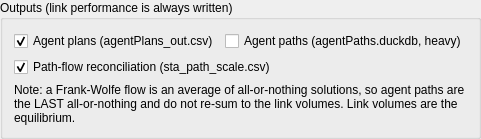
           <widget class="QGroupBox" name="groupBox_StaOutputs">
            <property name="title">
             <string>Outputs (link performance is always written)</string>
            </property>
            <layout class="QGridLayout" name="gridLayout_staout">
             <item row="0" column="0" rowspan="1" colspan="1">
              <widget class="QCheckBox" name="checkBox_StaAgentPlans">
               <property name="text">
                <string>Agent plans (agentPlans_out.csv)</string>
               </property>
               <property name="checked">
                <bool>true</bool>
               </property>
              </widget>
             </item>
             <item row="0" column="1" rowspan="1" colspan="1">
              <widget class="QCheckBox" name="checkBox_StaAgentPaths">
               <property name="text">
                <string>Agent paths (agentPaths.duckdb, heavy)</string>
               </property>
              </widget>
             </item>
             <item row="1" column="0" rowspan="1" colspan="2">
              <widget class="QCheckBox" name="checkBox_StaPathScale">
               <property name="text">
                <string>Path-flow reconciliation (sta_path_scale.csv)</string>
               </property>
               <property name="checked">
                <bool>true</bool>
               </property>
               <property name="toolTip">
                <string>Per-link factor between the equilibrium volume and the volume implied by the written agent paths. Multiply a path-derived result (select-link, subarea, trace) by it to put it on the same footing as the reported volume.</string>
               </property>
              </widget>
             </item>
             <item row="2" column="0" rowspan="1" colspan="2">
              <widget class="QLabel" name="label_staPathWarn">
               <property name="text">
                <string>Note: a Frank-Wolfe flow is an average of all-or-nothing solutions, so agent paths are the LAST all-or-nothing and do not re-sum to the link volumes. Link volumes are the equilibrium.</string>
               </property>
               <property name="wordWrap">
                <bool>true</bool>
               </property>
              </widget>
             </item>
            </layout>
           </widget>
